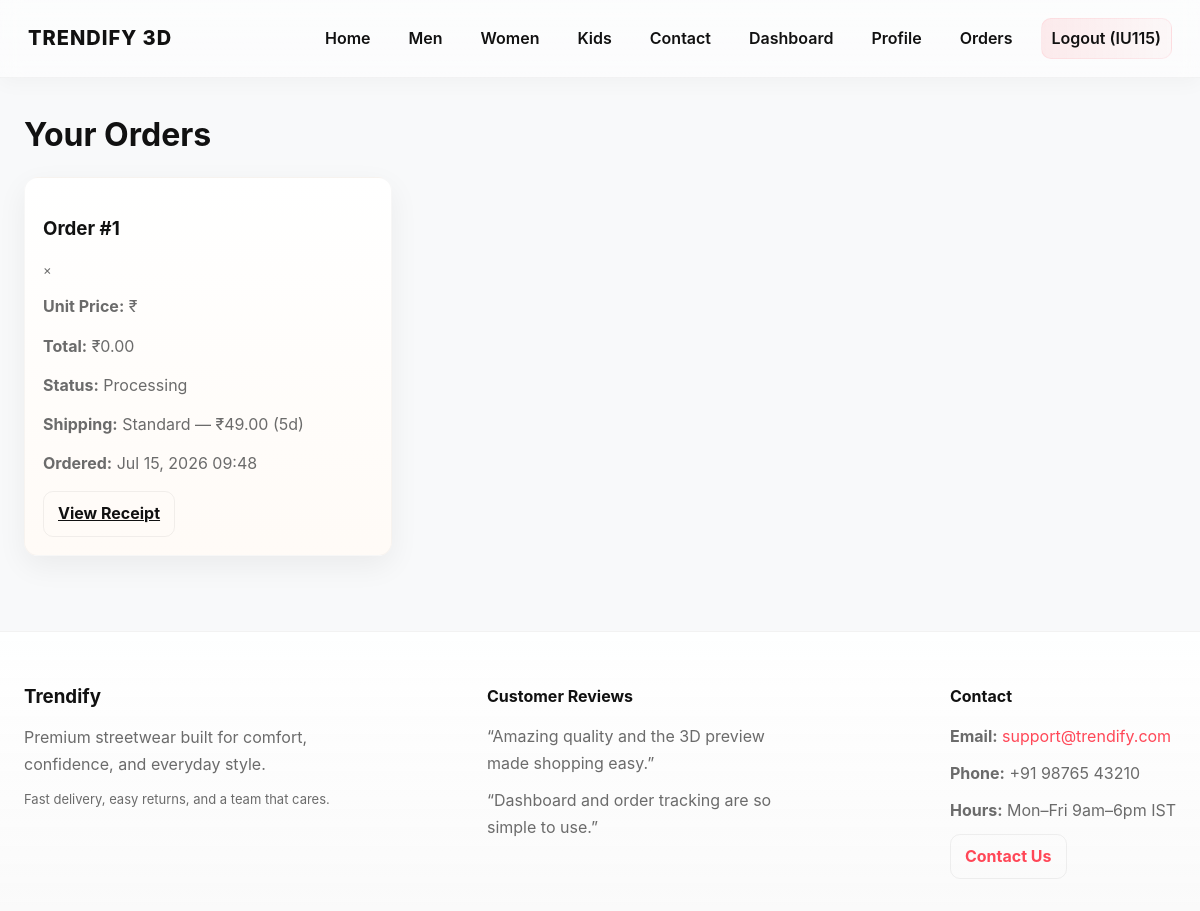
/orders/ (signed in), run on the app's committed database.
### store/models.py (models this page shows, shortened)
class Order(models.Model):
    STATUS_CHOICES = [
        ('PENDING', 'Pending Payment'),
        ('PAID', 'Paid'),
        ('PROCESSING', 'Processing'),
        ('SHIPPED', 'Shipped'),
        ('DELIVERED', 'Delivered'),
        ('CANCELLED', 'Cancelled'),
    ]
    user = models.ForeignKey(User, on_delete=models.CASCADE, related_name='orders')
    order_number = models.CharField(max_length=100, unique=True)
    status = models.CharField(max_length=50, choices=STATUS_CHOICES, default='PENDING')
    shipping_option = models.ForeignKey('ShippingOption', on_delete=models.SET_NULL, null=True, blank=True)
    shipping_address = models.TextField()
    shipping_cost = models.DecimalField(max_digits=8, decimal_places=2, default=0)
    shipped_date = models.DateTimeField(blank=True, null=True)
    tracking_number = models.CharField(max_length=200, blank=True, null=True)
    subtotal = models.DecimalField(max_digits=10, decimal_places=2, default=0)
    tax = models.DecimalField(max_digits=10, decimal_places=2, default=0)
    discount = models.DecimalField(max_digits=10, decimal_places=2, default=0)
    total_cost = models.DecimalField(max_digits=10, decimal_places=2, default=0)
    payment_method = models.CharField(max_length=50, blank=True, null=True)
    payment_status = models.CharField(max_length=50, default='PENDING')
    transaction_id = models.CharField(max_length=200, blank=True, null=True)
    ordered_date = models.DateTimeField(auto_now_add=True)
    updated_date = models.DateTimeField(auto_now=True)
    class Meta:
        ordering = ['-ordered_date']

class ShippingOption(models.Model):
    name = models.CharField(max_length=120)
    price = models.DecimalField(max_digits=8, decimal_places=2, default=0)
    estimated_days = models.IntegerField(default=3)
    carrier = models.CharField(max_length=120, blank=True)
    def __str__(self):
        return f"{self.name} — ₹{self.price} ({self.estimated_days}d)"

### store/views.py (the view)
# urls.py: path('orders/', views.orders_view, name='orders'),
@login_required(login_url='login')
def orders_view(request):
    orders = Order.objects.filter(user=request.user).order_by('-ordered_date')
    return render(request, 'orders.html', {'orders': orders})

### templates/orders.html
{% extends 'base.html' %}
{% block content %}
<h1>Your Orders</h1>
{% if orders %}
<div class="category-grid">
    {% for order in orders %}
    <div class="card">
        <h3>Order #{{ order.id }}</h3>
        <p class="product-desc">{{ order.product.name }} × {{ order.quantity }}</p>
        <p><strong>Unit Price:</strong> ₹{{ order.product.price|floatformat:2 }}</p>
        <p><strong>Total:</strong> ₹{{ order.total_cost|floatformat:2 }}</p>
        <p><strong>Status:</strong> {{ order.status }}</p>
        <p><strong>Shipping:</strong> {{ order.shipping_option }}</p>
        <p><strong>Ordered:</strong> {{ order.ordered_date|date:"M d, Y H:i" }}</p>
        <div class="card-actions">
            <a class="btn btn--ghost" href="{% url 'receipt' order.id %}">View Receipt</a>
        </div>
    </div>
    {% endfor %}
</div>
{% else %}
    <div class="empty-state">
        <h2>No orders yet</h2>
        <p>Purchase a product from any category to begin.</p>
    </div>
{% endif %}
{% endblock %}

### templates/base.html (shortened to what this page needs)
<!DOCTYPE html>
<html lang="en">
<head>
    {% load static %}
    <link rel="stylesheet" href="{% static 'css/style.css' %}">
</head>
<body>
    <nav class="navbar">
        <div class="logo">TRENDIFY 3D</div>
        <div class="nav-links">
            <a href="{% url 'home' %}">Home</a>
            <a href="{% url 'men' %}">Men</a>
            <a href="{% url 'women' %}">Women</a>
            <a href="{% url 'kids' %}">Kids</a>
            <a href="{% url 'contact' %}">Contact</a>
            {% if user.is_authenticated %}
                <a href="{% url 'dashboard' %}">Dashboard</a>
                <a href="{% url 'profile' %}">Profile</a>
                <a href="{% url 'orders' %}">Orders</a>
                <a href="{% url 'logout' %}" class="auth-btn">Logout ({{ user.username }})</a>
            {% else %}
                <a href="{% url 'login' %}" class="auth-btn">Login</a>
                <a href="{% url 'register' %}" class="auth-btn">Register</a>
            {% endif %}
        </div>
    </nav>
    <main class="container">
        {% block content %}
        {% endblock %}
    </main>
    <footer class="footer">
        <div class="footer-col">
            <h3>Trendify</h3>
            <p>Premium streetwear built for comfort, confidence, and everyday style.</p>
            <p class="muted">Fast delivery, easy returns, and a team that cares.</p>
        </div>
        <div class="footer-col">
            <h4>Customer Reviews</h4>
            <p>“Amazing quality and the 3D preview made shopping easy.”</p>
            <p>“Dashboard and order tracking are so simple to use.”</p>
        </div>
        <div class="footer-col">
            <h4>Contact</h4>
            <p><strong>Email:</strong> <a href="mailto:support@trendify.com">support@trendify.com</a></p>
            <p><strong>Phone:</strong> +91 98765 43210</p>
            <p><strong>Hours:</strong> Mon–Fri 9am–6pm IST</p>
            <a class="btn btn--ghost" href="{% url 'contact' %}">Contact Us</a>
        </div>
    </footer>
</body>
</html>

### static/css/style.css (style rules this page uses)
:root { --bg: #f8f9fa; --dark: #111111; --accent: #ff4757; --surface: #ffffff; --muted: #6b6b6b; --glass-alpha: 0.60; --radius-lg: 14px; --radius-md: 10px; --radius-sm: 8px; --shadow-soft: 0 10px 30px rgba(16,18,20,0.06); --shadow-hover: 0 18px 40px rgba(16,18,20,0.10); --glass-border: rgba(255,255,255,0.5); --transition-fast: 180ms cubic-bezier(.2,.8,.2,1); --max-width: 1200px; --gutter: 24px; --container-padding: 24px; --focus-ring: 0 0 0 4px rgba(255,71,87,0.12); }
* { box-sizing: border-box; -webkit-font-smoothing:antialiased; -moz-osx-font-smoothing:grayscale; }
html,body { height:100%; }
body { margin: 0; font-family: Inter, ui-sans-serif, system-ui, -apple-system, "Segoe UI", Roboto, "Helvetica Neue", Arial; background: var(--bg); color: var(--dark); line-height: 1.45; -webkit-text-size-adjust: 100%; -ms-text-size-adjust: 100%; -webkit-tap-highlight-color: transparent; }
.container { width: 100%; max-width: var(--max-width); margin: 0 auto; padding: 28px var(--container-padding); }
.navbar { position: sticky; top: 0; z-index: 60; display: flex; align-items:center; justify-content:space-between; padding: 18px calc(var(--container-padding) + 4px); background: linear-gradient(180deg, rgba(255,255,255,var(--glass-alpha)), rgba(255,255,255,0.55)); backdrop-filter: blur(10px) saturate(120%); -webkit-backdrop-filter: blur(10px) saturate(120%); border-bottom: 1px solid rgba(16,18,20,0.04); box-shadow: 0 6px 18px rgba(16,18,20,0.03); }
.logo { font-weight: 800; font-size: 20px; letter-spacing: 1px; color: var(--dark); text-decoration: none; display:inline-flex; align-items:center; gap:10px; }
.nav-links { display:flex; align-items:center; gap:18px; }
.nav-links a { color: var(--dark); text-decoration: none; font-weight:600; padding: 8px 10px; border-radius: 10px; transition: color var(--transition-fast), background var(--transition-fast), transform var(--transition-fast); }
.auth-btn { background: linear-gradient(90deg, rgba(255,71,87,0.10), rgba(255,71,87,0.03)); border: 1px solid rgba(255,71,87,0.08); color: var(--dark); padding: 8px 12px; border-radius: 10px; font-weight:700; }
.category-grid { display: grid; gap: 24px; grid-template-columns: repeat(auto-fill, minmax(280px, 1fr)); align-items: start; margin-top: 18px; }
.card { display: block; text-decoration: none; color: inherit; background: linear-gradient(180deg, var(--surface), #fffaf5 120%); border-radius: var(--radius-lg); padding: 18px; overflow: hidden; box-shadow: var(--shadow-soft); border: 1px solid rgba(16,18,20,0.03); transition: transform 260ms cubic-bezier(.2,.8,.2,1), box-shadow 260ms ease, filter 260ms ease; transform-origin: center bottom; will-change: transform; }
.card .product-desc { font-size:13px; color:var(--muted); margin:0 0 10px 0; }
.card .card-actions { margin-top: 12px; display:flex; gap: 10px; align-items:center; }
.btn { display:inline-flex; align-items:center; justify-content:center; gap:8px; padding: 10px 14px; border-radius: 10px; font-weight:700; cursor:pointer; border: none; background: linear-gradient(90deg, #fffaf0, #fff7ee); color: var(--dark); transition: transform var(--transition-fast), box-shadow var(--transition-fast); }
.btn--ghost { background: transparent; border: 1px solid rgba(16,18,20,0.06); color: var(--dark); }
.footer { margin-top: 48px; padding: 32px var(--container-padding); background: linear-gradient(180deg, rgba(255,255,255,0.92), rgba(250,250,250,0.98)); color: var(--muted); display:flex; justify-content:space-between; align-items:flex-start; gap: 24px; border-top:1px solid rgba(16,18,20,0.03); }
.footer-col { max-width: 310px; }
.footer-col h3, .footer-col h4 { margin-bottom: 14px; color: var(--dark); }
.footer-col p { margin: 10px 0; line-height: 1.7; }
.footer-col a { color: var(--accent); text-decoration: none; }
main.container > h1 { font-size: 32px; margin: 6px 0 12px; color: var(--dark); }
main.container p { color: var(--muted); }
.muted { color:var(--muted); font-size:13px; }

### data on the page
Order: id "1", total_cost "0.00", status "Processing", shipping_option "Standard — ₹49.00 (5d)", ordered_date "Jul 15, 2026 09:48"

### other printed values
{{ user.username }} "IU115"
